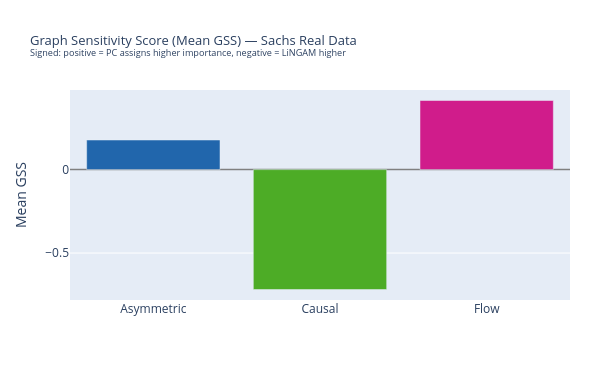

Here is the notebook cell this chart was saved with:
### Markdown cell above
## 5. Graph Sensitivity Score (GSS)

How much does each method's output shift between the PC and LiNGAM graphs?  
Signed: positive = PC assigns higher importance, negative = LiNGAM higher.

### Code cell
# GSS bar chart — method comparison
fig_gss = go.Figure()
for meth in BASE_METHODS:
    sub = df_gss[df_gss["Method"] == meth]
    if sub.empty:
        continue
    fig_gss.add_trace(go.Bar(
        name         = meth,
        x            = [meth],
        y            = [sub.iloc[0]["MeanGSS"]],
        marker_color = METHOD_COLORS[meth],
        hovertemplate=f"<b>{meth}</b><br>MeanGSS=%{{y:.4f}}<extra></extra>",
    ))

fig_gss.update_layout(
    title=dict(text="Graph Sensitivity Score (Mean GSS) — Sachs Real Data<br>"
               "<sup>Signed: positive = PC assigns higher importance, negative = LiNGAM higher</sup>",
               font=dict(size=13)),
    yaxis=dict(title="Mean GSS", zeroline=True, zerolinewidth=1.5, zerolinecolor="gray"),
    height=380, width=600,
    showlegend=False,
    margin=dict(l=70, r=30, t=90, b=80),
)
fig_gss.show()

### Figure 1 — Plotly figure (JSON) as saved in the notebook; plotly's stock layout.template omitted (floating-point values rounded to 4 significant figures)
{"data": [{"hovertemplate": "<b>Asymmetric</b><br>MeanGSS=%{y:.4f}<extra></extra>", "marker": {"color": "#2166ac"}, "name": "Asymmetric", "type": "bar", "x": ["Asymmetric"], "y": [0.1775]}, {"hovertemplate": "<b>Causal</b><br>MeanGSS=%{y:.4f}<extra></extra>", "marker": {"color": "#4dac26"}, "name": "Causal", "type": "bar", "x": ["Causal"], "y": [-0.7182]}, {"hovertemplate": "<b>Flow</b><br>MeanGSS=%{y:.4f}<extra></extra>", "marker": {"color": "#d01c8b"}, "name": "Flow", "type": "bar", "x": ["Flow"], "y": [0.4141]}], "layout": {"height": 380, "margin": {"b": 80, "l": 70, "r": 30, "t": 90}, "showlegend": false, "title": {"font": {"size": 13}, "text": "Graph Sensitivity Score (Mean GSS) — Sachs Real Data<br><sup>Signed: positive = PC assigns higher importance, negative = LiNGAM higher</sup>"}, "width": 600, "yaxis": {"title": {"text": "Mean GSS"}, "zeroline": true, "zerolinecolor": "gray", "zerolinewidth": 1.5}}}
